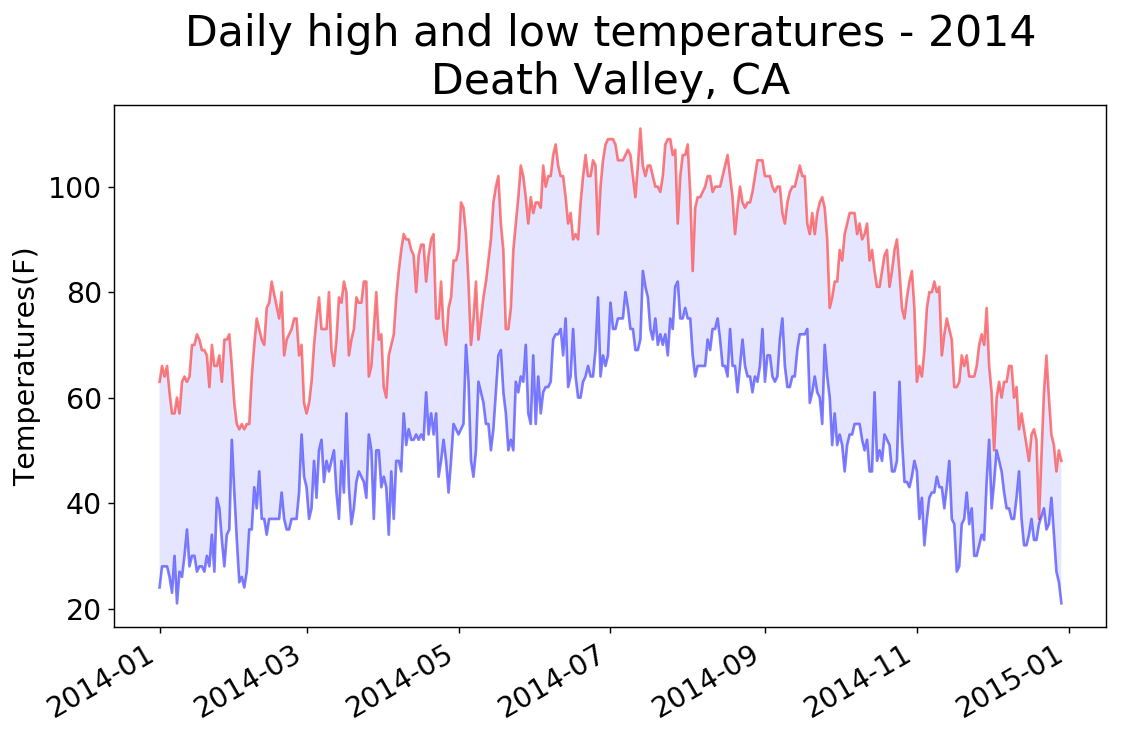

Here is the Python script that generated this plot:
import csv
from matplotlib import pyplot as plt
from datetime import datetime

filename = 'death_valley_2014.csv'

with open(filename) as f:
    reader = csv.reader(f)
    header_row = next(reader)
    dates,highs, lows = [],[],[]
    for row in reader:
        try:
            current_date = datetime.strptime(row[0],'%Y-%m-%d')
            high = int(row[1])
            low = int(row[3])
        except ValueError:
            print(current_date,'missing data')
        else:
            dates.append(current_date)
            lows.append(low)
            highs.append(high)

    #根据数据绘制图形
    fig = plt.figure(dpi = 128, figsize = (10, 6))
    plt.plot(dates, highs, c = 'red', alpha = 0.5)
    plt.plot(dates, lows, c = 'blue', alpha = 0.5)
    plt.fill_between(dates, highs, lows, facecolor = 'blue', alpha = 0.1)

    #设置图形的格式
    title = "Daily high and low temperatures - 2014\nDeath Valley, CA"
    plt.title(title, fontsize = 24)
    plt.xlabel('',fontsize = 16)
    fig.autofmt_xdate()
    plt.ylabel('Temperatures(F)',fontsize = 16)
    plt.tick_params(axis = 'both', which = 'major', labelsize = 16)

    #保存图片
    plt.savefig('highs_lows.png',bbox_inches = 'tight')

    plt.show()
